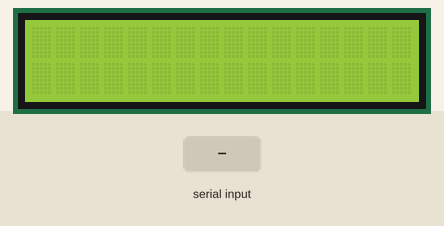
Simulated run of this sketch. Board: Arduino Uno, built with avr-gcc and run on an emulated ATmega328P. Parts: 16×2 character LCD. Inputs (shaded band) come from the test bench.

Above: at 1.2 s.
1.3 s: "1" received over Serial
At 2.2 s:
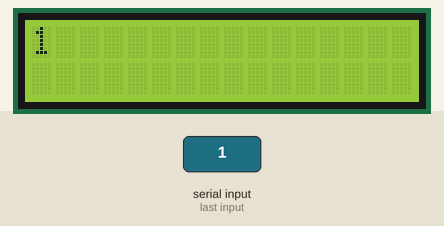
2.9 s: "0" received over Serial
At 3.4 s:
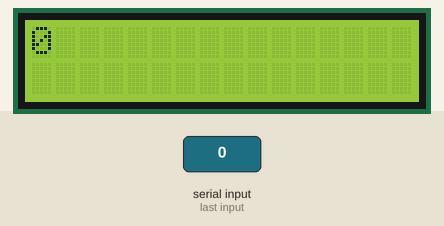
4.5 s: "2" received over Serial
At 5.8 s:
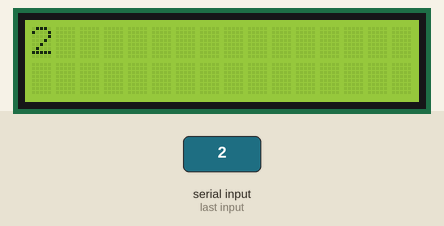
Timing chart, 0 to 7.5 s (numbered marks = the images above; inputs shaded):
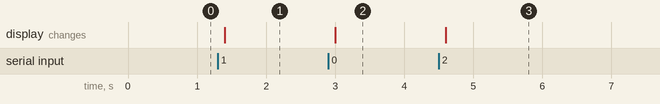

The sketch:

LCD_1602_with_Serial_komunikasi.ino
```cpp
#include <LiquidCrystal.h>

LiquidCrystal lcd(5, 6, 7, 8, 9, 10);

void setup() {
  lcd.begin(16, 2);
  Serial.begin(9600);
}

void loop() {
  if (Serial.available()) {
    delay(100);
    lcd.clear();
    while (Serial.available() > 0) {
      lcd.write(Serial.read());
    }
  }
}
```

Measured:
- after the input at 1.3 s, the display: changes after 0.10 s (image 1)
- after the input at 2.9 s, the display: changes after 0.10 s (image 2)
- after the input at 4.5 s, the display: changes after 0.10 s (image 3)
